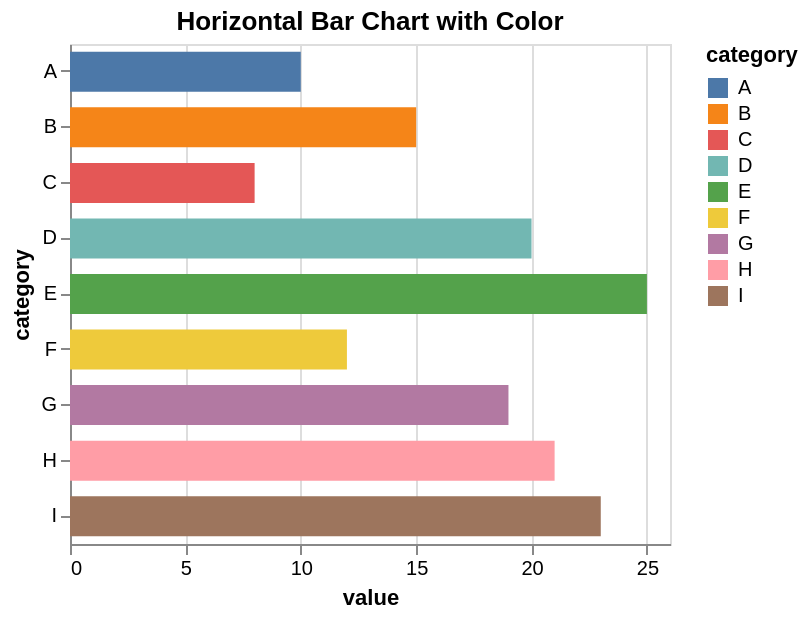

Write the Vega-Lite specification saved for this chart.
### Vega-Lite specification from a JSON file in a GitHub repository (floating-point values rounded to 4 significant figures)
{"$schema": "https://vega.github.io/schema/vega-lite/v5.20.1.json", "config": {"view": {"continuousHeight": 300, "continuousWidth": 300}}, "data": {"name": "data-7236977939362759d3deb27d6bb3940b"}, "datasets": {"data-7236977939362759d3deb27d6bb3940b": [{"category": "A", "month": "Jan", "sales": 3, "value": 10}, {"category": "B", "month": "Feb", "sales": 7, "value": 15}, {"category": "C", "month": "Mar", "sales": 5, "value": 8}, {"category": "D", "month": "Apr", "sales": 10, "value": 20}, {"category": "E", "month": "May", "sales": 8, "value": 25}, {"category": "F", "month": "Jun", "sales": 7, "value": 12}, {"category": "G", "month": "Jul", "sales": 11, "value": 19}, {"category": "H", "month": "Aug", "sales": 9, "value": 21}, {"category": "I", "month": "Sep", "sales": 10, "value": 23}]}, "encoding": {"color": {"field": "category", "type": "nominal"}, "x": {"field": "value", "type": "quantitative"}, "y": {"field": "category", "type": "nominal"}}, "height": 250, "mark": {"size": 20, "type": "bar"}, "title": "Horizontal Bar Chart with Color", "width": "container"}
